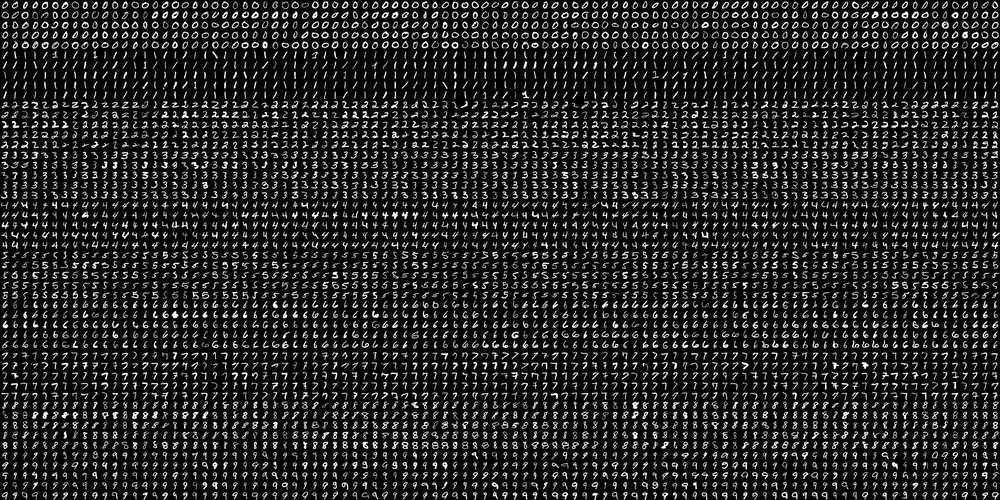
#> input picture knn/images/digits.png, 1000 x 500 px, shrunk from 2000 x 1000 before the run
$ python knn_ocr.py
#> lines starting #> are read from the running program, lines starting #| are printed output that depends on the picture
import numpy as np
import cv2 as cv
import matplotlib.pyplot as plt

img = cv.imread('./images/digits.png')
#> img is the input picture: shape (500, 1000, 3); min 0, max 255, mean 36.1
gray = cv.cvtColor(img, cv.COLOR_BGR2GRAY)

cells = [np.hsplit(row, 100) for row in np.vsplit(gray, 50)]
#> cells = 50 items
x = np.array(cells)

# explore data
m, n, k = 1, 10, 1
plt.figure(figsize=(8,1))
for i in range(0,46,5):
    plt.subplot(m, n, k)
    plt.imshow(x[i, 0], cmap='gray')
    k+=1
#> after the loop, k = 11
plt.show()
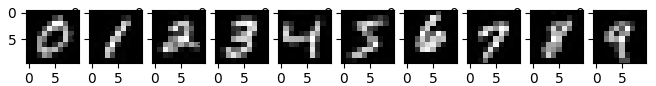
#> figure drawn by matplotlib, 10 panels
